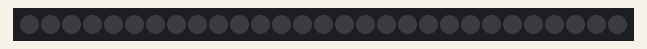
Bench run of a sketch on a simulated Arduino Uno, built with avr-gcc and run on an emulated ATmega328P. Shown: 29 RGB LEDs in strip order, left to right. Random numbers use the default seed unless the sketch sets one.

Above: at 1.2 s.
At 2.36 s:
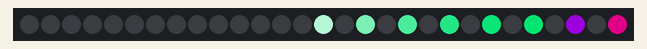
At 3.51 s:
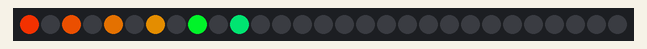
At 5.07 s:
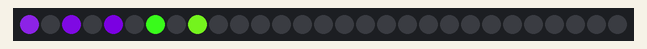
At 6.82 s:
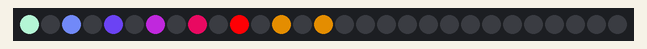
At 8.67 s:
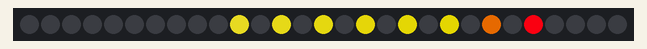

Measured:
- by itself, everything shown: repeats every 8.0 s, in 115 steps

The sketch:

Spine_Allie.ino
```cpp
#include <FastLED.h>

#define ALLIE 0
#define TOSH 1

#define JACKET_TARGET ALLIE

#if JACKET_TARGET == ALLIE
  #define REAL_LEDS 29 // the number of physical leds
  #define NUM_LEDS 15 // the number of leds we actually intend to use
#elif JACKET_TARGET == TOSH
  #define REAL_LEDS 43 // the number of physical leds
  #define NUM_LEDS 23 // the number of leds we actually intend to use
#endif

#define DATA_PIN 1
#define LED_TYPE NEOPIXEL
#define BRIGHTNESS 255
#define CYCLE_LENGTH 60000 // in milliseconds
#define CYCLE_STATES 3

CRGB realleds[REAL_LEDS];
CRGB leds[NUM_LEDS];

uint16_t synctime = 0;
uint8_t cycle_state = 0;


#if JACKET_TARGET == ALLIE
void my_map_real_leds() {
  // mapping is: every other led
  for(uint8_t i = 0; i < NUM_LEDS; i++) {
    realleds[i*2] = leds[i];
  }
}
#elif JACKET_TARGET == TOSH
void my_map_real_leds() {
  for(uint8_t i = 0; i < NUM_LEDS-3; i++) {
    realleds[i*2] = leds[i];
  }
  realleds[40] = leds[20];
  realleds[41] = leds[21];
  realleds[42] = leds[22];
}
#endif


void setup() {
  FastLED.addLeds<LED_TYPE, DATA_PIN>(realleds, REAL_LEDS).setCorrection(TypicalLEDStrip);

  FastLED.setBrightness(BRIGHTNESS);
  clear_real();
  FastLED.show();
}

void clear_real() {
  for(uint8_t j=0; j < REAL_LEDS; ++j) {
    realleds[j] = 0x000000;
  }
}

void clear_all() {
  for(uint8_t j=0; j < NUM_LEDS; ++j) {
    leds[j] = 0x000000;
  }
}

void white_all() {
  for(uint8_t j=0; j < NUM_LEDS; ++j) {
    leds[j] = 0xffffff;
  }
}

void rand_all() {
  uint8_t r = random(255);
  uint8_t g = random(255);
  uint8_t b = random(255);
  for(uint8_t j=0; j < NUM_LEDS; ++j) {
    leds[j].r = r;
    leds[j].g = g;
    leds[j].b = b;
  }
}

void loop() {
  if (cycle_state == 2) {
    my_rainbow();
  } else if (cycle_state == 1) {
    my_strobe();
  } else {
    my_gradient_comet();
  }

  my_map_real_leds();
  FastLED.show();

  synctime++;
  if ( synctime % CYCLE_LENGTH == 0 ) {
    cycle_state = (cycle_state + 1) % CYCLE_STATES;
    synctime = 0;
  }

}

boolean do_frame(uint8_t fps) {
  if ((synctime) % (1000 / fps) == 0) {
    return true;
  }
  return false;
}

/***
 * Rainbow stuff
 */
#define NUM_RAINBOWS 0.5
#define RAINBOW_FPS  180
uint8_t rainbowCount = 0;
void my_rainbow() {
  if(!do_frame(RAINBOW_FPS)) return;

  fill_rainbow(leds, NUM_LEDS, rainbowCount, 255 / NUM_LEDS * NUM_RAINBOWS);
  rainbowCount = (rainbowCount + 1) % 255;
}

/***
 * Strobe stuff
 */
#define STROBE_FPS 6//120
#define STROBE_ON_MOD 1//6 // on every 6th frame
boolean strobe_state = true;
uint8_t strobe_count = 0;
void my_strobe() {
  if(!do_frame(STROBE_FPS)) return;

  if(strobe_count % STROBE_ON_MOD == 0) {
    rand_all();
  } else {
    clear_all();
  }
  strobe_count++;
}

/***
 * Downward Strobe stuff
 */
#define DOWNWARD_STROBE_FPS 1
uint8_t downward_strobe_state = 2;
void my_downward_strobe() {
  if(!do_frame(10)) return;

  for(uint8_t i=0; i < NUM_LEDS; i++) {
    if (i % 3 == 0) {
      leds[(downward_strobe_state + i) % NUM_LEDS] = 0xffffff;
    } else {
      leds[(downward_strobe_state + i) % NUM_LEDS] = 0x000000;
    }
  }
  if (downward_strobe_state == 0) {
    downward_strobe_state = 2;
  } else {
    downward_strobe_state--;
  }
}

/***
 * Gradient Comet
 */
#define COMET_LENGTH 8
#define COMET_FPS 20
#define COMET_STATES 5
int8_t comet_step = -COMET_LENGTH;
uint8_t comet_state = 0;

CRGB comet_leds[COMET_LENGTH];

void my_gradient_comet() {
  if(!do_frame(50)) return;

  if (comet_state == 4) {
    // pink to blue tail with orange head
    fill_gradient(comet_leds, 0, CHSV(128, 50, 255), 5, CHSV(255, 255, 255), FORWARD_HUES);
    fill_gradient(comet_leds, 6, CHSV(40, 255, 255), 7, CHSV(40, 255, 255), FORWARD_HUES);
  } else if (comet_state == 3) {
    // purple tail with green head
    fill_gradient(comet_leds, 0, CHSV(194, 50, 255), 5, CHSV(194, 255, 255), FORWARD_HUES);
    fill_gradient(comet_leds, 6, CHSV(90, 175, 255), 7, CHSV(80, 175, 255), FORWARD_HUES);
  } else if(comet_state == 2) {
    // red tail with blue head
    fill_gradient(comet_leds, 0, CHSV(0, 255, 255), 5, CHSV(40, 255, 255), FORWARD_HUES);
    fill_gradient(comet_leds, 6, CHSV(110, 255, 255), 7, CHSV(128, 255, 255), FORWARD_HUES);
  } else if(comet_state == 1) {
    // blue tail with purple head
    fill_gradient(comet_leds, 0, CHSV(128, 50, 255), 5, CHSV(128, 255, 255), FORWARD_HUES);
    fill_gradient(comet_leds, 6, CHSV(200, 255, 255), 7, CHSV(220, 255, 255), FORWARD_HUES);
  } else {
    // yellow tail with red head
    fill_gradient(comet_leds, 0, CHSV(60, 175, 255), 6, CHSV(60, 255, 255), FORWARD_HUES);
    fill_gradient(comet_leds, 6, CHSV(30, 255, 255), 7, CHSV(250, 255, 255), BACKWARD_HUES);
  }

  clear_all();
  for(uint8_t i=0; i < COMET_LENGTH; i++) {
    if (i + comet_step >= 0 && i + comet_step < NUM_LEDS) {
      leds[i + comet_step] = comet_leds[i];
    }
  }

  comet_step++;
  if (comet_step > NUM_LEDS + COMET_LENGTH) {
    comet_step = -COMET_LENGTH;
    comet_state = (comet_state + 1) % COMET_STATES;
  }
}
```
